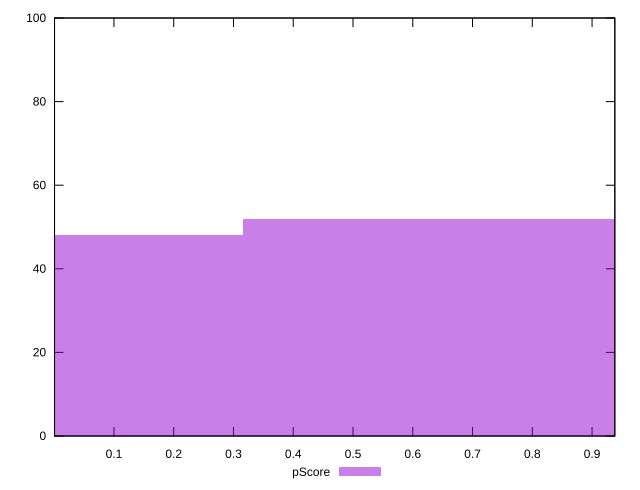

Source code (gnuplot):
reset

$pScore <<EOF
0 48
0.6328964168601834 52
EOF

set key outside below
set boxwidth 0.6328964168601834
set xrange [0.0005670625249409311:0.9380906492677474]
set yrange [0:100]
set trange [0:100]
set style fill transparent solid 0.5 noborder
set terminal svg size 640, 490 enhanced background rgb 'white'
set output "report_00015_2021-02-09T16-11-33.973Z/max-potential-fid/samples/pages+cached+noadtech+nomedia+nocss/pScore/histogram.svg"

plot $pScore title "pScore" with boxes

reset
